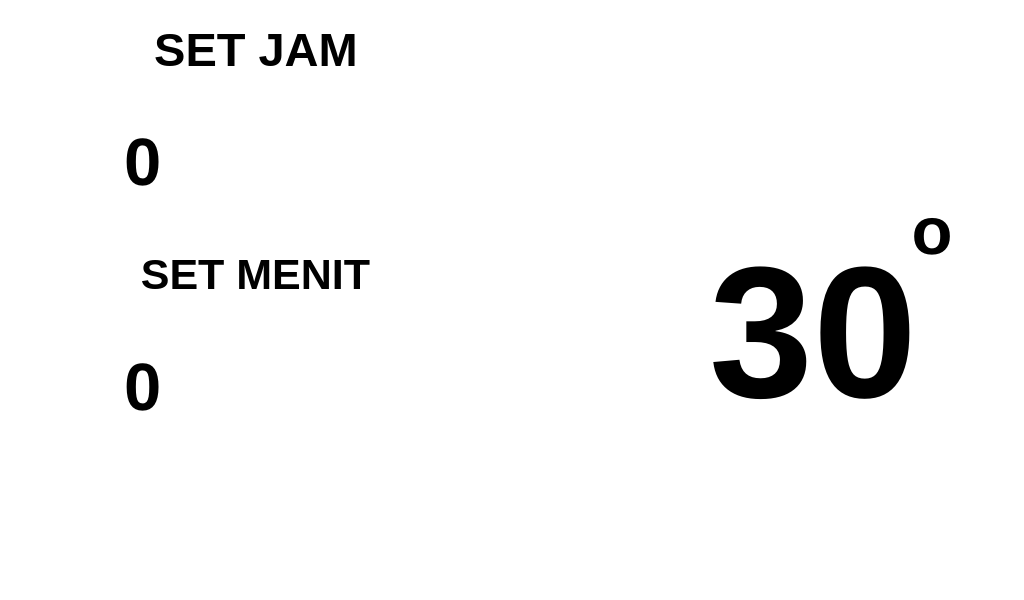
<?xml version="1.0" encoding="UTF-8"?>
<ui version="4.0">
 <class>SetPutar</class>
 <widget class="QWidget" name="SetPutar">
  <property name="geometry">
   <rect>
    <x>0</x>
    <y>0</y>
    <width>1024</width>
    <height>600</height>
   </rect>
  </property>
  <property name="windowTitle">
   <string>Form</string>
  </property>
  <property name="styleSheet">
   <string notr="true">background-color: rgb(255, 255, 255);</string>
  </property>
  <widget class="QGroupBox" name="SETWAKTU">
   <property name="geometry">
    <rect>
     <x>0</x>
     <y>0</y>
     <width>512</width>
     <height>600</height>
    </rect>
   </property>
   <property name="styleSheet">
    <string notr="true">background-color: transparent;
border-style: none;</string>
   </property>
   <property name="title">
    <string/>
   </property>
   <widget class="QSpinBox" name="SETJAM_2">
    <property name="geometry">
     <rect>
      <x>122</x>
      <y>87</y>
      <width>267</width>
      <height>150</height>
     </rect>
    </property>
    <property name="font">
     <font>
      <pointsize>50</pointsize>
      <weight>75</weight>
      <bold>true</bold>
     </font>
    </property>
    <property name="styleSheet">
     <string notr="true"/>
    </property>
    <property name="maximum">
     <number>24</number>
    </property>
    <property name="displayIntegerBase">
     <number>10</number>
    </property>
   </widget>
   <widget class="QLabel" name="SETJAM">
    <property name="geometry">
     <rect>
      <x>152</x>
      <y>12</y>
      <width>208</width>
      <height>75</height>
     </rect>
    </property>
    <property name="font">
     <font>
      <family>Tahoma</family>
      <pointsize>35</pointsize>
      <weight>75</weight>
      <bold>true</bold>
     </font>
    </property>
    <property name="styleSheet">
     <string notr="true">background-color: transparent;</string>
    </property>
    <property name="text">
     <string>SET JAM</string>
    </property>
    <property name="textFormat">
     <enum>Qt::PlainText</enum>
    </property>
    <property name="scaledContents">
     <bool>false</bool>
    </property>
    <property name="alignment">
     <set>Qt::AlignCenter</set>
    </property>
   </widget>
   <widget class="QSpinBox" name="SETWAKTU_3">
    <property name="geometry">
     <rect>
      <x>122</x>
      <y>312</y>
      <width>267</width>
      <height>150</height>
     </rect>
    </property>
    <property name="font">
     <font>
      <pointsize>50</pointsize>
      <weight>75</weight>
      <bold>true</bold>
     </font>
    </property>
    <property name="styleSheet">
     <string notr="true"/>
    </property>
    <property name="maximum">
     <number>60</number>
    </property>
    <property name="displayIntegerBase">
     <number>10</number>
    </property>
   </widget>
   <widget class="QLabel" name="SETWAKTU_4">
    <property name="geometry">
     <rect>
      <x>131</x>
      <y>237</y>
      <width>249</width>
      <height>75</height>
     </rect>
    </property>
    <property name="font">
     <font>
      <family>Tahoma</family>
      <pointsize>32</pointsize>
      <weight>75</weight>
      <bold>true</bold>
     </font>
    </property>
    <property name="styleSheet">
     <string notr="true">background-color: transparent;</string>
    </property>
    <property name="text">
     <string>SET MENIT</string>
    </property>
    <property name="textFormat">
     <enum>Qt::PlainText</enum>
    </property>
    <property name="scaledContents">
     <bool>false</bool>
    </property>
    <property name="alignment">
     <set>Qt::AlignCenter</set>
    </property>
   </widget>
   <widget class="QPushButton" name="BACK_2">
    <property name="geometry">
     <rect>
      <x>68</x>
      <y>479</y>
      <width>375</width>
      <height>70</height>
     </rect>
    </property>
    <property name="text">
     <string/>
    </property>
    <property name="icon">
     <iconset>
      <normaloff>media/Frame 4.png</normaloff>media/Frame 4.png</iconset>
    </property>
    <property name="iconSize">
     <size>
      <width>375</width>
      <height>70</height>
     </size>
    </property>
   </widget>
  </widget>
  <widget class="QGroupBox" name="DisplaySuhu">
   <property name="geometry">
    <rect>
     <x>512</x>
     <y>0</y>
     <width>512</width>
     <height>600</height>
    </rect>
   </property>
   <property name="styleSheet">
    <string notr="true">background-color: transparent;
border-style: none;</string>
   </property>
   <property name="title">
    <string/>
   </property>
   <widget class="QLabel" name="TERMO">
    <property name="geometry">
     <rect>
      <x>62</x>
      <y>170</y>
      <width>100</width>
      <height>300</height>
     </rect>
    </property>
    <property name="text">
     <string/>
    </property>
    <property name="pixmap">
     <pixmap>media/TERMO.png</pixmap>
    </property>
    <property name="scaledContents">
     <bool>true</bool>
    </property>
   </widget>
   <widget class="QPushButton" name="BACK">
    <property name="geometry">
     <rect>
      <x>64</x>
      <y>479</y>
      <width>375</width>
      <height>70</height>
     </rect>
    </property>
    <property name="text">
     <string/>
    </property>
    <property name="icon">
     <iconset>
      <normaloff>media/Frame 3.png</normaloff>media/Frame 3.png</iconset>
    </property>
    <property name="iconSize">
     <size>
      <width>375</width>
      <height>70</height>
     </size>
    </property>
   </widget>
   <widget class="QLabel" name="JUDUL">
    <property name="geometry">
     <rect>
      <x>20</x>
      <y>11</y>
      <width>464</width>
      <height>75</height>
     </rect>
    </property>
    <property name="font">
     <font>
      <family>Tahoma</family>
      <pointsize>35</pointsize>
      <weight>75</weight>
      <bold>true</bold>
     </font>
    </property>
    <property name="styleSheet">
     <string notr="true">background-color: transparent;</string>
    </property>
    <property name="text">
     <string/>
    </property>
    <property name="textFormat">
     <enum>Qt::PlainText</enum>
    </property>
    <property name="pixmap">
     <pixmap>media/JUDUL SET.png</pixmap>
    </property>
    <property name="scaledContents">
     <bool>true</bool>
    </property>
    <property name="alignment">
     <set>Qt::AlignCenter</set>
    </property>
   </widget>
   <widget class="QLabel" name="SUHU">
    <property name="geometry">
     <rect>
      <x>186</x>
      <y>215</y>
      <width>230</width>
      <height>234</height>
     </rect>
    </property>
    <property name="font">
     <font>
      <family>Tahoma</family>
      <pointsize>140</pointsize>
      <weight>75</weight>
      <bold>true</bold>
     </font>
    </property>
    <property name="styleSheet">
     <string notr="true">background-color: transparent;</string>
    </property>
    <property name="text">
     <string>30</string>
    </property>
    <property name="textFormat">
     <enum>Qt::PlainText</enum>
    </property>
    <property name="alignment">
     <set>Qt::AlignCenter</set>
    </property>
   </widget>
   <widget class="QLabel" name="DERAJAD">
    <property name="geometry">
     <rect>
      <x>400</x>
      <y>190</y>
      <width>40</width>
      <height>82</height>
     </rect>
    </property>
    <property name="font">
     <font>
      <family>Tahoma</family>
      <pointsize>50</pointsize>
      <weight>75</weight>
      <bold>true</bold>
     </font>
    </property>
    <property name="styleSheet">
     <string notr="true">background-color: transparent;</string>
    </property>
    <property name="text">
     <string>o</string>
    </property>
    <property name="textFormat">
     <enum>Qt::PlainText</enum>
    </property>
    <property name="alignment">
     <set>Qt::AlignCenter</set>
    </property>
   </widget>
  </widget>
  <widget class="QLabel" name="Logo">
   <property name="geometry">
    <rect>
     <x>514</x>
     <y>21</y>
     <width>535</width>
     <height>507</height>
    </rect>
   </property>
   <property name="styleSheet">
    <string notr="true">background-color: transparent;</string>
   </property>
   <property name="text">
    <string/>
   </property>
   <property name="pixmap">
    <pixmap>media/TELKOM2.png</pixmap>
   </property>
   <property name="scaledContents">
    <bool>true</bool>
   </property>
  </widget>
  <zorder>Logo</zorder>
  <zorder>SETWAKTU</zorder>
  <zorder>DisplaySuhu</zorder>
 </widget>
 <resources/>
 <connections/>
</ui>
